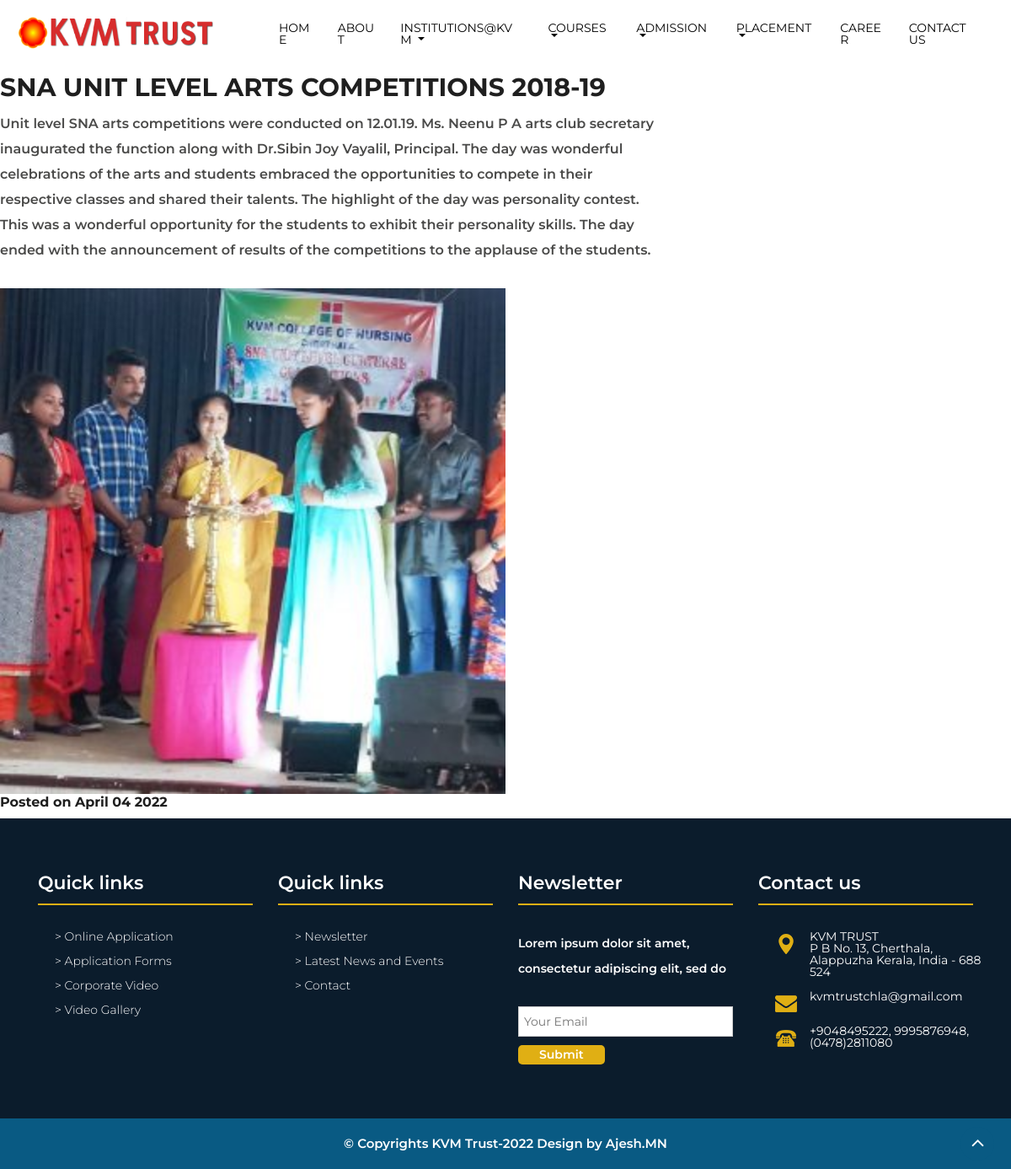
Page /news1/1 on the committed database.
### adminapp/models.py (models this page shows)
class news_tbl1(models.Model):
    picture=models.ImageField(upload_to='img',verbose_name='file',null=True,blank=True,default='-')
    title=models.CharField(max_length=200)
    post_date=models.CharField(max_length=60)
    description=models.TextField()

### adminapp/views.py (the view)
# urls.py: re_path(r'^news1/(?P<id>[0-9]+)',news1,name='news1'),
def news1(request,id):
    data1=news_tbl1.objects.get(id=id)
    return render(request,'adminapp/news1.html',{'data1':data1})

### adminapp/templates/adminapp/news1.html (shortened to what this page needs)
{% extends 'adminapp/alayout.html' %}
{% block content %}
<link rel="stylesheet" id="flash-style-css" href="../static/adminapp/css/style2.css" type="text/css" media="all">
  <nav id="flash-breadcrumbs" class="breadcrumb-trail breadcrumbs">
    <div class="tg-container">
        <h1 class="trail-title">{{data1.title}}</h1>
        <ul class="trail-items"><li class="trail-item trail-begin"><a class="trail-home" href="#" title="Home"><span>Home</span></a></li><li class="trail-item"><span>{{data1.title}}</span></li></ul>		</div>
</nav>
<div id="content" class="site-content">
    <div class="tg-container">
<div id="primary" class="content-area">
    <main id="main" class="site-main" role="main">
<article id="post-866" class="post-866 page type-page status-publish hentry">
<div class="entry-content">
    <div id="pl-866" class="panel-layout"><div id="pg-866-0" class="panel-grid panel-no-style"><div id="pgc-866-0-0" class="panel-grid-cell"><div id="panel-866-0-0-0" class="so-panel widget widget_text panel-first-child panel-last-child" data-index="0">			<div class="textwidget"><h2 class="contentheading">{{data1.title}}</h2>
        <p>{{data1.description}}</p>
<img src="{{data1.picture.url}}"/>
<h6>Posted on {{data1.post_date}}</h6>
</div>
    </div></div></div></div>	</div>
</article>
    </main>
</div>
</div>
</div>
  {% endblock %}

### adminapp/static/adminapp/css/style.css (style rules this page uses)
body { color: #f3eded; font-size: 17px; font-family: 'Poppins', sans-serif; line-height: 0.80857; overflow-x: hidden !important; }
h1, h2, h3, h4, h5, h6 { letter-spacing: 0; font-weight: normal; position: relative; padding: 0 0 10px 0; font-weight: normal; line-height: 120% !important; color: #1f1f1f; margin: 0 }
h1 { font-size: 24px }
h2 { font-size: 22px }
h6 { font-size: 13px }
p { margin-top: 5px; margin-bottom: 1rem; font-size: 16px; font-weight: 600; line-height: 30px; color: #4a4a49; }
*, *::after, *::before { box-sizing: inherit; }
body { font-family: 'Montserrat'; background: #f2f2f2; font-size: 14px; box-sizing: border-box; -webkit-font-smoothing: antialiased; -moz-osx-font-smoothing: grayscale; }

### adminapp/static/adminapp/css/timeline.css (style rules this page uses)
* { box-sizing: border-box; }

### adminapp/templates/adminapp/news1.html (style rules this page uses)
img { height: 600px; max-width: 100%; vertical-align: middle; }

### rows in the picture
news_tbl1: title "SNA UNIT LEVEL ARTS COMPETITIONS 2018-19", description "Unit level SNA arts competitions were conducted on 12.01.19. Ms. Neenu P A arts club secretary inaugurated the function along with Dr.Sibin Joy Vayalil, Principal. The day was wonderful celebrations of the arts and students embraced the opportunities to compete in their respective classes and shared their talents. The highlight of the day was personality contest. This was a wonderful opportunity for the students to exhibit their personality skills. The day ended with the announcement of results of the competitions to the applause of the students.", picture (picture), post_date "April 04 2022"
